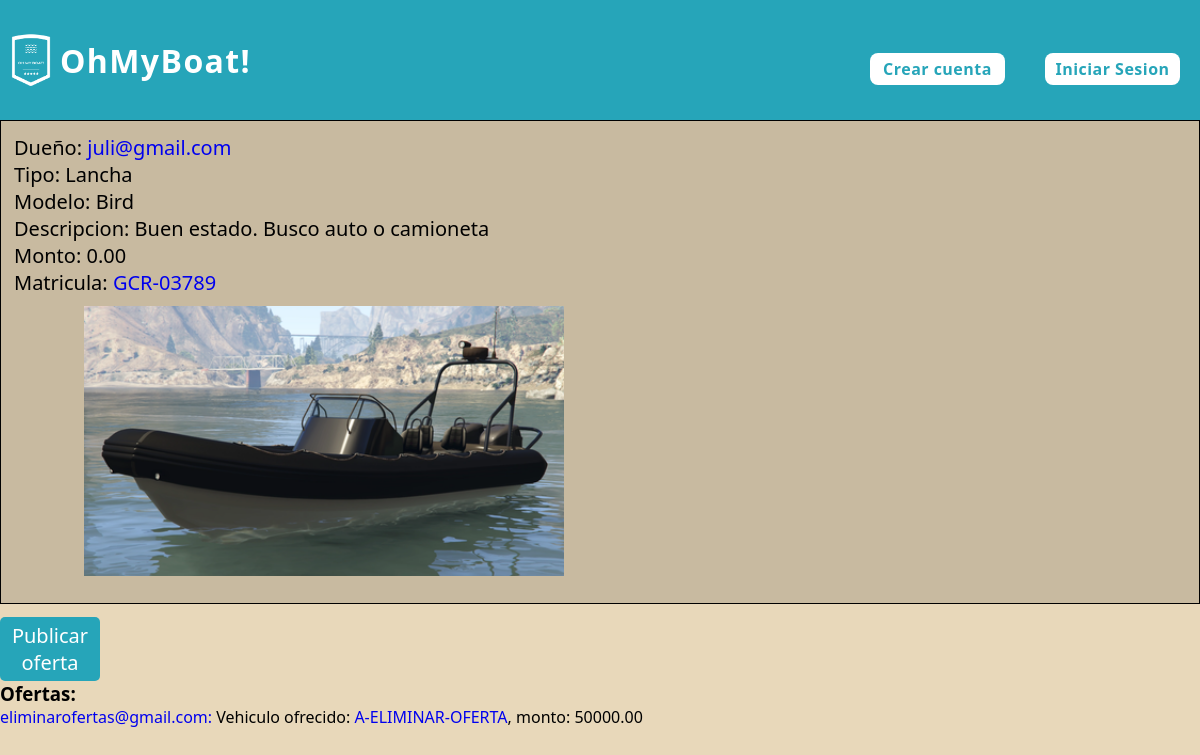
Screenshot of /ver_detalle_publicacion/55/0 with the database file from the repository.
### publicaciones/models.py (models this page shows)
class Publicacion(models.Model):
    monto = models.DecimalField(max_digits=15, decimal_places=2, default=0)
    autor = models.ForeignKey(Usuario, on_delete=models.SET_NULL, null=True)
    embarcacion = models.OneToOneField(Embarcacion, on_delete=models.SET_NULL, null=True)
    descripcion = models.CharField(max_length=250)
    oculta = models.BooleanField(default=False)

### usuarios/models.py (models this page shows, shortened)
class Usuario(AbstractBaseUser, PermissionsMixin):
    nombre = models.CharField(max_length=50)
    apellido = models.CharField(max_length=50)
    fecha_nacimiento = models.DateField()
    telefono = models.CharField(max_length=13)
    mail = models.EmailField(max_length=50, unique=True)
    password = models.CharField(max_length=128)
    is_staff= models.BooleanField(default=False)
    is_blocked= models.BooleanField(default=False)
    USERNAME_FIELD = 'mail'
    REQUIRED_FIELDS = ['nombre', 'apellido', 'fecha_nacimiento', 'telefono']

### embarcaciones/models.py (models this page shows)
class Embarcacion(models.Model):
    matricula = models.CharField(max_length=100, unique=True)
    modelo = models.CharField(max_length=100)
    tipo = models.ForeignKey(TipoEmbarcacion, on_delete=models.SET_NULL, null=True)
    m_eslora = models.DecimalField(max_digits=5, decimal_places=2)
    m_manga = models.DecimalField(max_digits=5, decimal_places=2)
    m_calado = models.DecimalField(max_digits=5, decimal_places=2)
    motor = models.BooleanField(default=False)
    deuda = models.DecimalField(max_digits=10, decimal_places=2, default=0)
    sede = models.ForeignKey(Sede, on_delete=models.SET_NULL, null=True)
    dueño = models.ForeignKey(Usuario, on_delete=models.CASCADE)

class TipoEmbarcacion(models.Model):
    clase= models.CharField(max_length=50, unique=True)

class ImagenEmbarcacion(models.Model):
    nombre_especifico= models.CharField(max_length=100)
    embarcacion= models.ForeignKey(Embarcacion, on_delete= models.CASCADE)

### ofertas/models.py (models this page shows)
class Oferta(models.Model):
    monto = models.DecimalField(max_digits=15, decimal_places=2, default=0)
    autor = models.ForeignKey(Usuario, on_delete=models.SET_NULL, null=True)
    vehiculo_ofertado = models.ForeignKey(Vehiculo, on_delete=models.SET_NULL, null=True)
    embarcacion_ofertada = models.ForeignKey(Embarcacion, on_delete=models.SET_NULL, null=True)
    publicacion= models.ForeignKey(Publicacion, on_delete=models.CASCADE)
    estado= models.CharField(max_length=50, default='Pendiente')
    oculta = models.BooleanField(default=False)

### vehiculos/models.py (models this page shows)
class Vehiculo(models.Model):
    patente = models.CharField(max_length=100, unique=True)
    marca = models.CharField(max_length=100)
    modelo = models.CharField(max_length=100)
    tipo = models.ForeignKey(TipoVehiculo, on_delete=models.SET_NULL, null=True)
    año_fabricacion = models.DecimalField(max_digits=4, decimal_places=0, default=2000)
    kilometraje = models.DecimalField(max_digits=10, decimal_places=0, default=0)
    dueño = models.ForeignKey(Usuario, on_delete=models.CASCADE)

### publicaciones/views.py (the view)
# urls.py: path('ver_detalle_publicacion/<int:id_publicacion>/<int:eliminar>', views.ver_detalle_publicacion, name= 'ver detalle publicacion'),
def ver_detalle_publicacion(request, id_publicacion, eliminar):
    try:
        unaPublicacion = Publicacion.objects.get(id=id_publicacion)
        imagenes= ImagenEmbarcacion.objects.filter(embarcacion= unaPublicacion.embarcacion.id)
        ofertas= Oferta.objects.exclude(autor__is_blocked=True).filter(publicacion= id_publicacion).filter(estado= 'Pendiente')
        ok = False
        acepto = False
        oferta_id = 0
        if request.method == 'POST':
            acepto = request.POST.get('acepto')
            oferta_id = request.POST.get('oferta_id')
            ok = request.POST.get('ok')
        return render(request, 'post_detail.html', {'imagenes': imagenes,
                                                    'publicacion': unaPublicacion,
                                                    'ofertas': ofertas,
                                                    'ok': ok,
                                                    'acepto': acepto,
                                                    'oferta_id': oferta_id,
                                                    'eliminar':eliminar})
    except Embarcacion.DoesNotExist:
        return render(request, '404_not_found.html')

### publicaciones/templates/post_detail.html (shortened to what this page needs)
{% extends 'layouts/base.html' %}
{% load static %}
{% block style %}
    <link rel="stylesheet" type="text/css" href="{% static 'styles/post_detail.css' %}">
{% endblock %}
{% block listnav %}
    {% if request.user.is_authenticated %}
        <li class="modal"><a id="cerrar-sesion" class="normal"  href=""><i class="fa-solid fa-arrow-right-from-bracket"></i></a>
            <div id="mensaje-cerrar-sesion" class="mensaje" style="display: none;">
                <p>Estas seguro de cerrar la sesion?</p>
                <a href="{% url 'cerrar sesion' %}" class="buton2">Confirmar</a>
            </div>
        </li>
    {% else %}
        <li><a href="{% url 'crear cuenta' %}" class="buton">Crear cuenta</a></li>
        <li><a href="{% url 'iniciar sesion' %}" class="buton">Iniciar Sesion</a></li>
    {% endif %}
{% endblock %}
{% block content %}
<section>
    <div>
        <div class="box">
            <div class="info-container">
                <div>
                    <p>Dueño: <a href="{% url 'ver perfil' publicacion.autor.id %}">{{publicacion.autor.mail}}</a></p>
                </div>
                <div>
                    <p>Tipo: {{publicacion.embarcacion.tipo.clase}}</p>
                </div>
                <div>
                    <p>Modelo: {{publicacion.embarcacion.modelo}}</p>
                </div>
                <div>
                    <p>Descripcion: {{publicacion.descripcion}}</p>
                </div>
                <div>
                    <p>Monto: {{publicacion.monto}}</p>
                </div>
                <div>
                    <p>Matricula: <a href="{% url 'ver detalle embarcacion' publicacion.embarcacion.id 0 %}">{{publicacion.embarcacion.matricula}}</a></p>
                </div>
            <div class='imagenesDiv'>
                {% for imagen in imagenes %}
                    {% with 'imagenes_embarcaciones/'|add:imagen.nombre_especifico as ruta_imagen %}
                    <div class='image-container'>
                        <div class="p1">
                            <img src="{% static ruta_imagen %}" style="width:480px">
                        </div>
                    </div>
                    {% endwith %}
                {% endfor %}
            </div>
        </div>
    </div>
</section>
<div>
    {% if not request.user.mail == publicacion.autor.mail %}
        <form action="{% url 'publicar oferta' publicacion.id %}" method="post">
            <button type="submit" class="btn-post-offer">Publicar oferta</button>
        </form>
    {% endif %}
</div>
<div>
    <h3>Ofertas:</h3>
</div>
<div>
    {% if ofertas %}
        {% for oferta in ofertas %}
            <div class="oferta-container">
                <div class="oferta-info">
                    <a href="{% url 'ver perfil' oferta.autor.id %}">{{oferta.autor}}:</a>
                    {% if oferta.vehiculo_ofertado %}
                        Vehiculo ofrecido: <a href="{% url 'ver detalle vehiculo' oferta.vehiculo_ofertado.id 0 %}">{{oferta.vehiculo_ofertado.patente}}</a>, monto: {{oferta.monto}}
                    {% else %}
                        Embarcacion ofrecida: <a href="{% url 'ver detalle embarcacion' oferta.embarcacion_ofertada.id 0 %}">{{oferta.embarcacion_ofertada.matricula}}</a>, monto: {{oferta.monto}}
                    {% endif %}
                </div>
            </div>
        {% endfor %}
    {% else %}
        <div>
            <h3>No existen ofertas activas</h3>
        </div>
    {% endif %}
</div>
{% endblock %}

### publicaciones/static/styles/post_detail.css (style rules this page uses)
:root { --sand: #c8baa0; --gray-sand: #c4c4be; --aqua-light: #a9cecf; --aquamarine: #26a5b9; --cyan: #6785b4; }
.box { display: inline-block; overflow-x: auto; width: 100%; position: relative; align-items: center; justify-content: center; font-family: Arial, Helvetica, sans-serif; font-size: 20px; border: 1px solid black; background: var(--sand); }
.imagenesDiv { width: 100%; padding: 10px 20px; align-items: center; }
.imagenesDiv .image-container { display: inline-flex; margin-right: 0px; object-fit: contain; }
.imagenesDiv .image-container:last-child { margin-right: 0; }
.imagenesDiv .image-container .p1 { display: inline-block; width: max-content; align-items: left; }
.imagenesDiv .image-container .p1 img { margin-left: 50px; }
.box .info-container { position:relative; display:inline-block; padding-bottom: 10px; border: 1px solid var(--sand); margin-left: 12px; margin-top: 12px; }
.info-container p { margin-right: 50px; align-items: center; }
.p1 { flex: 0 0 auto; scroll-snap-align: start; width: 70%; }
.p1 img { width: 50%; max-height: 575px; }
.oferta-container { display: flex; align-items: center; justify-content: flex-start; margin-bottom: 10px; }
.oferta-info { margin-right: 10px; }
.btn-post-offer { background-color: #26a5b9; color: white; border: none; border-radius: 5px; padding: 5px 10px; }
form button { width: 100px; padding: 10px; margin-top: 8px; border: none; background-color: #26a5b9; color: #fff; border-radius: 5px; cursor: pointer; transition: background-color 0.3s ease; font-size: 20px; }

### inicio/static/styles/header.css (style rules this page uses)
* { margin: 0; padding: 0; box-sizing: border-box; font-family: 'Segoe UI', Tahoma, Geneva, Verdana, sans-serif; }
li { margin: 20px; }
a { text-decoration: none; }
.buton { width: 135px; height: 4vh; border: none; background-color: #ffffff; border-radius: 8px; display: flex; justify-content: center; text-decoration: none; align-items: center; cursor: pointer; letter-spacing: 0.03em; font-weight: 600; font-style: normal; font-size: 1rem; color: #26a5b9; transition: all 0.10s; -webkit-box-shadow: 0px 0px 4px 1px rgba(255,255,255,0); -moz-box-shadow: 0px 0px 4px 1px rgba(255,255,255,0); box-shadow: 0px 0px 4px 1px rgba(255,255,255,0); }

### inicio/static/styles/index_main.css (style rules this page uses)
:root { --green: hsl(162, 45%, 56%); --lead: hsl(162, 2%, 56%); --blue: hsl(202, 89%, 71%); --text-white: hsl(0, 0%, 100%); --text-light-gray: hsl(0, 0%, 90%); --body-bg-color:hsl(200, 51%, 32%); --glass-bg-color: hsla(0, 0%, 100%, 0.05); --border-color: hsla(0, 0%, 100%, 0.25); --blur: blur(10px); --button-hover-color: hsla(0, 0%, 0%, 0.3); }
body { margin-top: 120px; background-color: #e8d8ba; }

### rows the page displays
Publicacion: autor.mail "juli@gmail.com", embarcacion.tipo.clase "Lancha", embarcacion.modelo "Bird", descripcion "Buen estado. Busco auto o camioneta", monto "0.00", embarcacion.matricula "GCR-03789"
Oferta: autor "eliminarofertas@gmail.com", vehiculo_ofertado.patente "A-ELIMINAR-OFERTA", monto "50000.00"
